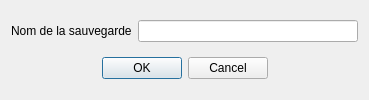
<?xml version="1.0" encoding="UTF-8"?>
<ui version="4.0">
 <class>Load</class>
 <widget class="QDialog" name="Load">
  <property name="geometry">
   <rect>
    <x>0</x>
    <y>0</y>
    <width>369</width>
    <height>100</height>
   </rect>
  </property>
  <property name="sizePolicy">
   <sizepolicy hsizetype="Minimum" vsizetype="Maximum">
    <horstretch>0</horstretch>
    <verstretch>0</verstretch>
   </sizepolicy>
  </property>
  <property name="minimumSize">
   <size>
    <width>317</width>
    <height>100</height>
   </size>
  </property>
  <property name="maximumSize">
   <size>
    <width>541</width>
    <height>100</height>
   </size>
  </property>
  <property name="windowTitle">
   <string>Chargement</string>
  </property>
  <layout class="QGridLayout" name="gridLayout">
   <item row="0" column="0">
    <widget class="QLabel" name="label">
     <property name="text">
      <string>Nom de la sauvegarde</string>
     </property>
    </widget>
   </item>
   <item row="1" column="0" colspan="2">
    <widget class="QDialogButtonBox" name="buttonBox">
     <property name="orientation">
      <enum>Qt::Horizontal</enum>
     </property>
     <property name="standardButtons">
      <set>QDialogButtonBox::Cancel|QDialogButtonBox::Ok</set>
     </property>
     <property name="centerButtons">
      <bool>true</bool>
     </property>
    </widget>
   </item>
   <item row="0" column="1">
    <widget class="QLineEdit" name="loadNameEdit"/>
   </item>
  </layout>
 </widget>
 <resources/>
 <connections/>
</ui>
